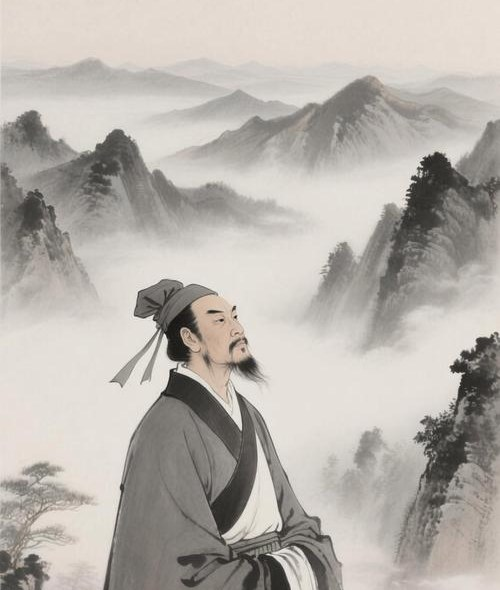
#> input picture miniprogram/assets/paintings/person-ink.jpg, 500 x 590 px
$ python match_ink_tone.py
#> lines starting #> are read from the running program, lines starting #| are printed output that depends on the picture
# -*- coding: utf-8 -*-
"""把 person-ink.jpg 的宣纸底色归一到页面统一宣纸色 #F6F1EA。

画像素材本身底色偏深偏黄（实测约 rgb(229,219,210)），
按通道增益整体校正（深色墨迹按比例同样微调），使图像背景与
页面 paper-bg 平均色一致，消除右上角色差。
"""
from pathlib import Path
from PIL import Image
import statistics

root = Path(__file__).resolve().parents[1] / 'miniprogram/assets'
path = root / 'paintings/person-ink.jpg'
img = Image.open(path).convert('RGB')
#> img is the input picture: PIL image 500x590 RGB; mean R, G, B 182.5, 177.5, 171.4
w, h = img.size
#> w = 500; h = 590
px = img.load()

# 1) 实测上边缘条带的背景色（人物以外的留白区）
rs, gs, bs = [], [], []
for x in range(0, w, 5):
    for y in range(0, max(40, h // 14), 3):
        r, g, b = px[x, y]
        rs.append(r); gs.append(g); bs.append(b)
#> after the loop, bs = 1400 values, max 215 at index 1316, min 204 at index 14, mean 209.6; gs = 1400 values, max 224 at index 1316, min 213 at index 32, mean 218.6; rs = 1400 values, max 234 at index 1316, min 223 at index 266, mean 228.6
bg = (statistics.mean(rs), statistics.mean(gs), statistics.mean(bs))
#> bg = (228.6, 218.6, 209.6)
print('measured bg:', [round(v) for v in bg])
#| measured bg: [229, 219, 210]

TARGET = (246, 241, 234)  # 页面统一宣纸色 #F6F1EA
gain = [min(1.25, t / b) for t, b in zip(TARGET, bg)]
#> gain = [1.08, 1.1, 1.12]
print('gain:', [round(g, 3) for g in gain])
#| gain: [1.076, 1.103, 1.116]

# 2) 逐像素应用增益（曲线裁剪）
lut = []
for g in gain:
    lut += [min(255, int(i * g + 0.5)) for i in range(256)]
#> this loop made 3 passes
#> g on passes 1 to 3: 1.08, 1.1, 1.12
#> after the loop, lut = 768 values, max 255 at index 237, min 0 at index 0, mean 138.9
img = img.point(lut)
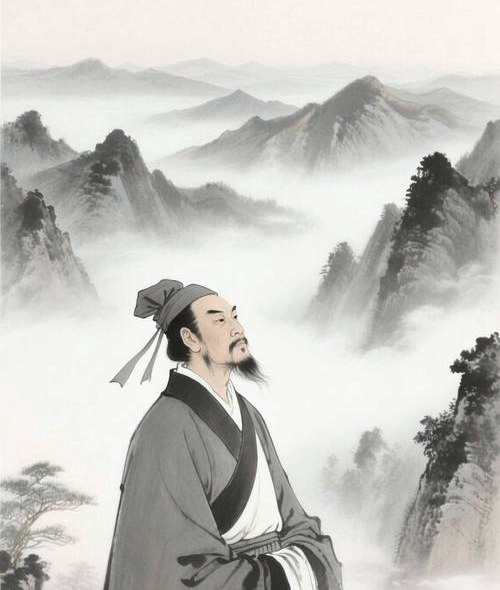
#> img: PIL image 500x590 RGB; mean R, G, B 196.4, 195.7, 191.4

# 校验校正后的背景
px2 = img.load()
rs, gs, bs = [], [], []
for x in range(0, w, 5):
    for y in range(0, max(40, h // 14), 3):
        r, g, b = px2[x, y]
        rs.append(r); gs.append(g); bs.append(b)
#> after the loop, bs = 1400 values, max 240 at index 1316, min 228 at index 14, mean 234; gs = 1400 values, max 247 at index 1316, min 235 at index 32, mean 240.9; rs = 1400 values, max 252 at index 1316, min 240 at index 266, mean 246
print('normalized bg:', round(statistics.mean(rs)), round(statistics.mean(gs)), round(statistics.mean(bs)))
#| normalized bg: 246 241 234

img.save(path, 'JPEG', quality=78, optimize=True)
print('saved', (path.stat().st_size // 1024), 'KB')
